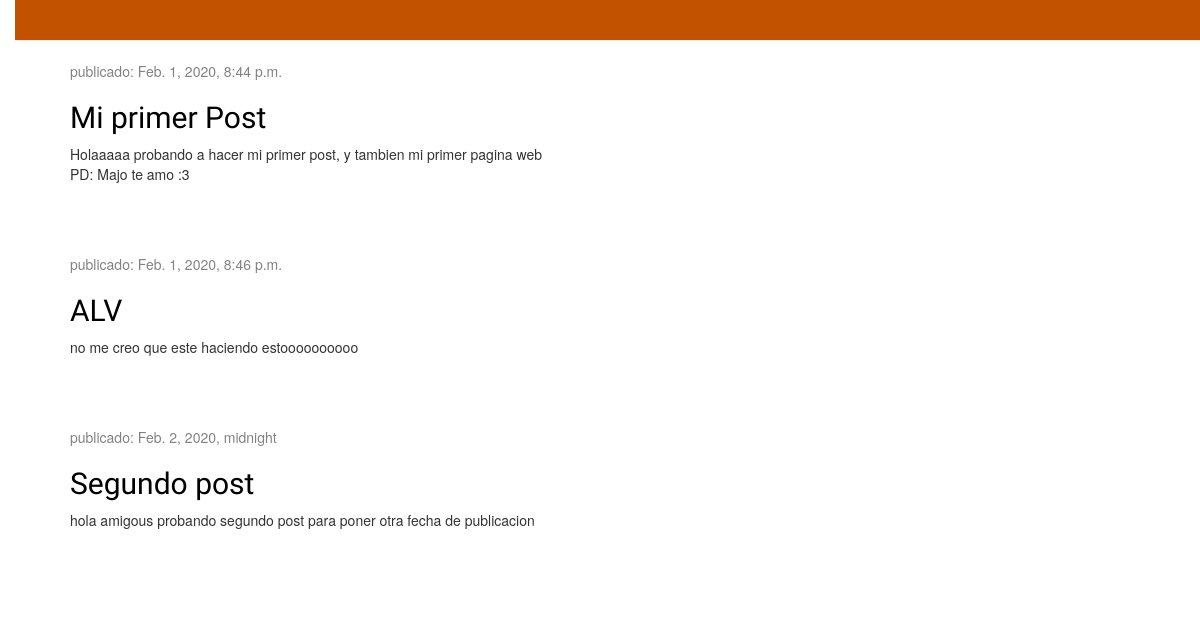
The app's page /, older data.
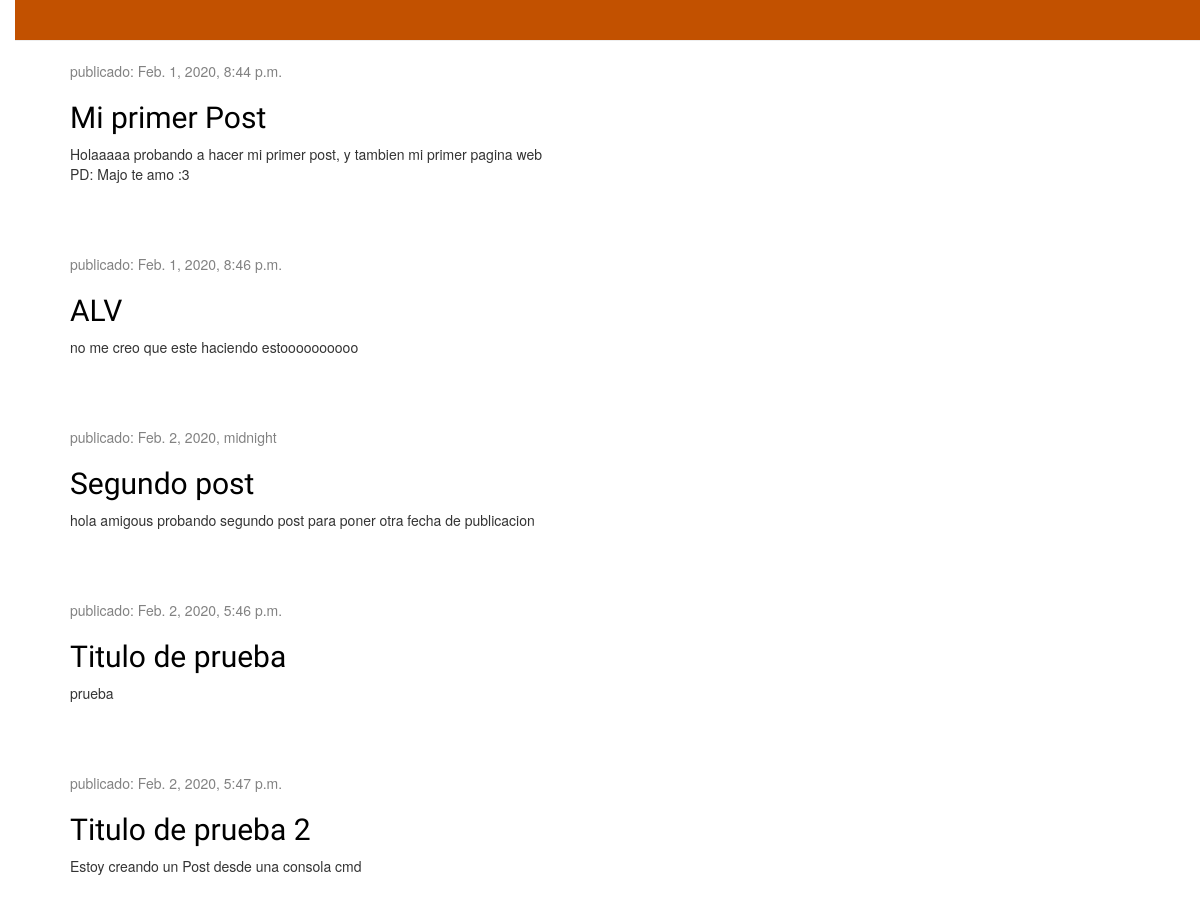
The same page, newer data.
### blog/models.py (models this page shows, shortened)
class Post(models.Model):
    author = models.ForeignKey('auth.User', on_delete=models.CASCADE)
    title = models.CharField(max_length=200)
    text = models.TextField()
    created_date = models.DateTimeField(
            default=timezone.now)
    published_date = models.DateTimeField(
            blank=True, null=True)

### blog/views.py (the view)
# urls.py: path('', views.post_list, name='post_list'),
def post_list(request):
    posts= Post.objects.filter(published_date__lte=timezone.now()).order_by('published_date')
    return render(request, 'blog/post_list.html', {'posts': posts})

### blog/templates/blog/post_list.html
{% extends 'blog/base.html' %}
{% block content %}
{% for post in posts %}
    <div class="post">
        <div class="date">
            <p>publicado: {{ post.published_date }}</p>
        </div>
        <h2><a href="{% url 'post_detail' pk=post.pk %}">{{ post.title }}</a></h2>
        <p>{{ post.text|linebreaksbr }}</p>
    </div>
{% endfor %}
{% endblock %}

Row changes from the older to the newer data that the page shows:
added Post: published_date "Feb. 2, 2020, 5:46 p.m.", title "Titulo de prueba", text "prueba"
added Post: published_date "Feb. 2, 2020, 5:47 p.m.", title "Titulo de prueba 2", text "Estoy creando un Post desde una consola cmd"
